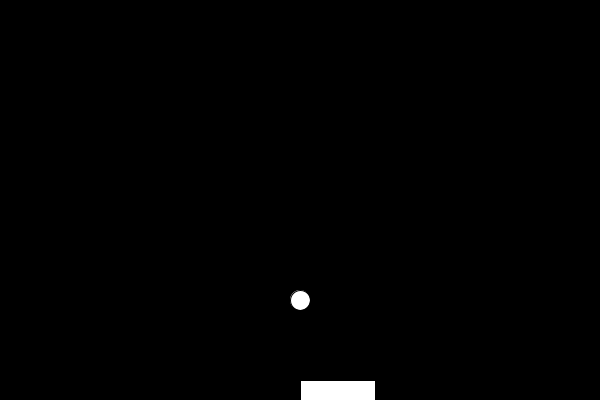
Frame 1 (no input)
Frame 60 (the mouse pressed at the canvas centre just before this capture): identical to frame 1, image omitted
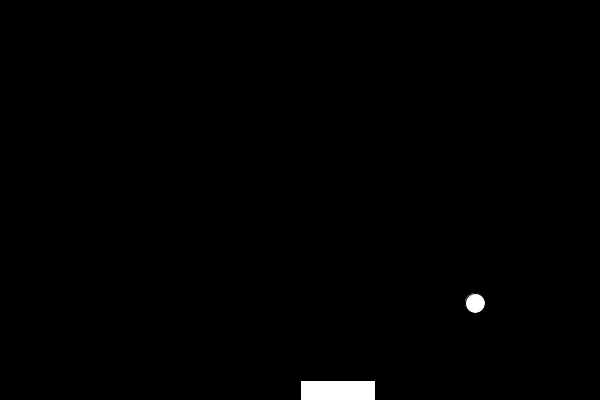
Frame 120 (the mouse held since frame 60 and released just before this capture)

The Processing sketch that drew these frames (run headless with seeded random() and noise(); from frame 60 on, the mouse is pressed at the canvas centre):

// Processing sketch: p1pt1
// ── p1pt1.pde
int BALL_SIZE=10;
int boxTall=10;
int boxLong=20;
int PaddleWidth=75;
int PaddleHeight=20;
int boxesLength=8;
boolean playing;
Ball b;
Box rows[];
Box boxes[][];
Paddle p;

void setup() {
size (600,400);
background (0);
b =  new Ball();
p = new Paddle();
rows = new Box[boxesLength];
boxes = new Box[4][boxesLength];
for (int i=0;i<boxes.length;i++) {
//showBoxes(boxes[i]);
}
playing=false;
}

void draw() {
background (0);
p.display();
b.display();
if (playing==true) {
b.move();
if (p.hitTop(b)==true) {
b.bounce();
}//ball hit
}//playing
}//draw

void mousePressed() {
if (playing == true) {
  playing=false;
}//if true
else if (playing == false) {
playing=true;
}//if false
}//mousePressed

void keyPressed() {
if (key == ' ') {
b.reset();
}
if (key == CODED) {
if (keyCode == RIGHT) {
p.move(10);
}
if (keyCode == LEFT) {
p.move(-10);
}
}
}//key Pressed

void makeBoxes (Box[] rows, int numB) {
int thingSize=width/numB;
for (int i=0;i<rows.length;i++){
//rows[i].Box(i*thingSize,boxTall);
}

}

void showBoxes (Box[] rows) {
for (int i=0;i<rows.length;i++) {
rows[i].display();
}
}

// ── Ball.pde
class Ball {
  
int radius,cx,cy,xvel,yvel;

Ball() {
  radius=BALL_SIZE;
reset();
}//default con

Ball(int x, int y) {
  radius=BALL_SIZE;
  cx=x;
  cy=y;
  xvel=int(random(10)+1);
  yvel=int(random(10)+1);
}//con

void reset () {
cx=width/2;
cy=height/4*3;
  xvel=int(random(10)+1);
  yvel=int(random(10)+1);
}//reset

void display(){
circle(cx,cy,radius*2);
}//display

void move() {
cx+=xvel;
cy+=yvel;
if (cx<= radius || cx >= (width-radius)){
xvel*=-1;
}//xbounce
if (cy<= radius || cy >= (height-radius)){
yvel*=-1;
}//ybounce
}//move

void changeSpeed(int x, int y) {
xvel+=x;
yvel+=y;
}

void bounce(){
xvel*=-1;
yvel*=-1;
}
}//class

// ── Box.pde
class Box{
int boxWidth,boxHeight,cy,cx;

Box(){
boxWidth=boxLong;
boxHeight=boxTall;
}//default con

Box(int x, int y) {
cx=x;
cy=y;
boxWidth=boxLong;
boxHeight=boxTall;
}//con

void display() {
  fill (255,200,195);
  rect(cx,cy,boxWidth,boxHeight);
}//dis

boolean ifHit(Ball b) {
if (b.cx + b.radius >= this.cx && b.cx -b.radius <= this.cx+PaddleWidth) {
if (b.cy + b.radius <= this.cy && b.cy-b.radius >=this.cy ) {
return true;
}
else {
return false;
}
}//if x
else {
return false;
}
}


}//class Box

// ── Paddle.pde
class Paddle {
int cx,cy,pWidth,pHeight;

Paddle() {
cx=width/2;
cy=height-PaddleHeight;
pWidth=PaddleWidth;
pHeight=PaddleHeight;
}//

  
void display() {
rect(cx,cy,pWidth,pHeight);
}

void move(int x) {
cx+=x;
}

boolean hitTop(Ball b) {
if (b.cx + b.radius >= this.cx && b.cx -b.radius <= this.cx+PaddleWidth) {
if (b.cy + b.radius >= this.cy && b.cy-b.radius <=this.cy ) {
return true;
}
else {
return false;
}
}//if x
else {
return false;
}
}//boolean
  
}//class
